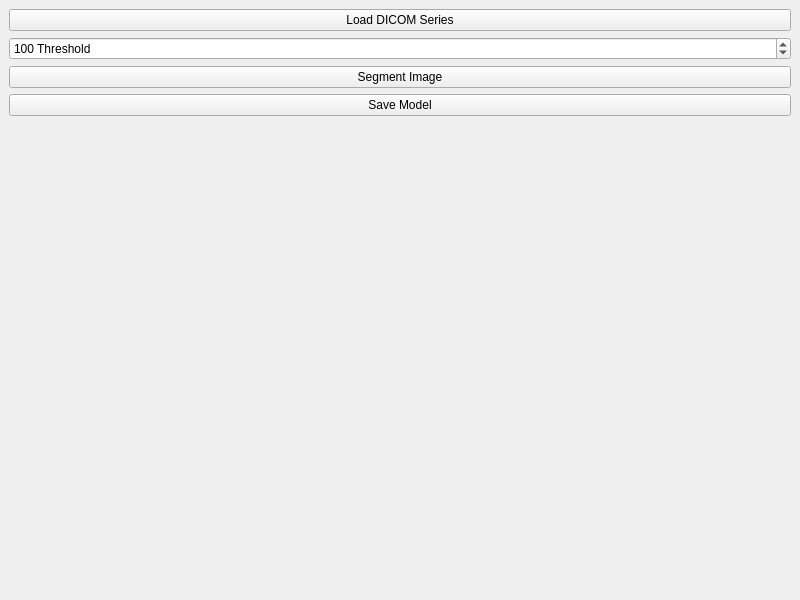
<?xml version="1.0" encoding="UTF-8"?>
<ui version="4.0">
 <class>MainWindow</class>
 <widget class="QMainWindow" name="MainWindow">
  <property name="geometry">
   <rect>
    <x>0</x>
    <y>0</y>
    <width>800</width>
    <height>600</height>
   </rect>
  </property>
  <property name="windowTitle">
   <string>3D Medical Image Reconstruction</string>
  </property>
  <widget class="QWidget" name="centralwidget">
   <layout class="QVBoxLayout" name="verticalLayout">
    <item>
     <widget class="QPushButton" name="loadButton">
      <property name="text">
       <string>Load DICOM Series</string>
      </property>
     </widget>
    </item>
    <item>
     <widget class="QSpinBox" name="thresholdSpinBox">
      <property name="minimum">
       <number>0</number>
      </property>
      <property name="maximum">
       <number>255</number>
      </property>
      <property name="value">
       <number>100</number>
      </property>
      <property name="suffix">
       <string> Threshold</string>
      </property>
     </widget>
    </item>
    <item>
     <widget class="QPushButton" name="segmentButton">
      <property name="text">
       <string>Segment Image</string>
      </property>
     </widget>
    </item>
    <item>
     <widget class="QPushButton" name="saveButton">
      <property name="text">
       <string>Save Model</string>
      </property>
     </widget>
    </item>
    <item>
     <widget class="QWidget" name="vtkWidget"/>
    </item>
   </layout>
  </widget>
 </widget>
 <resources/>
 <connections/>
</ui>
